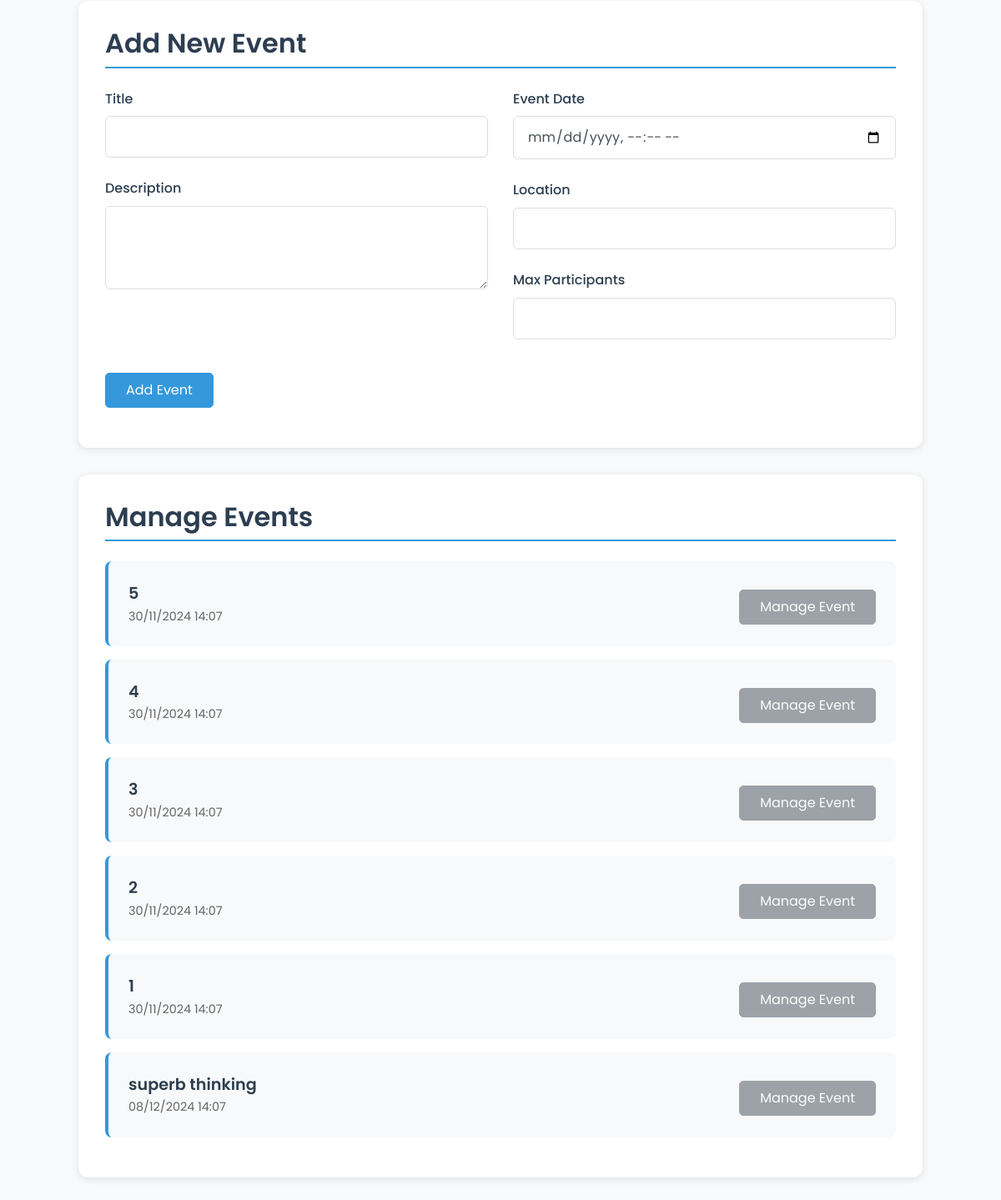
Page /admin (signed in, lower part) on the earlier database version.
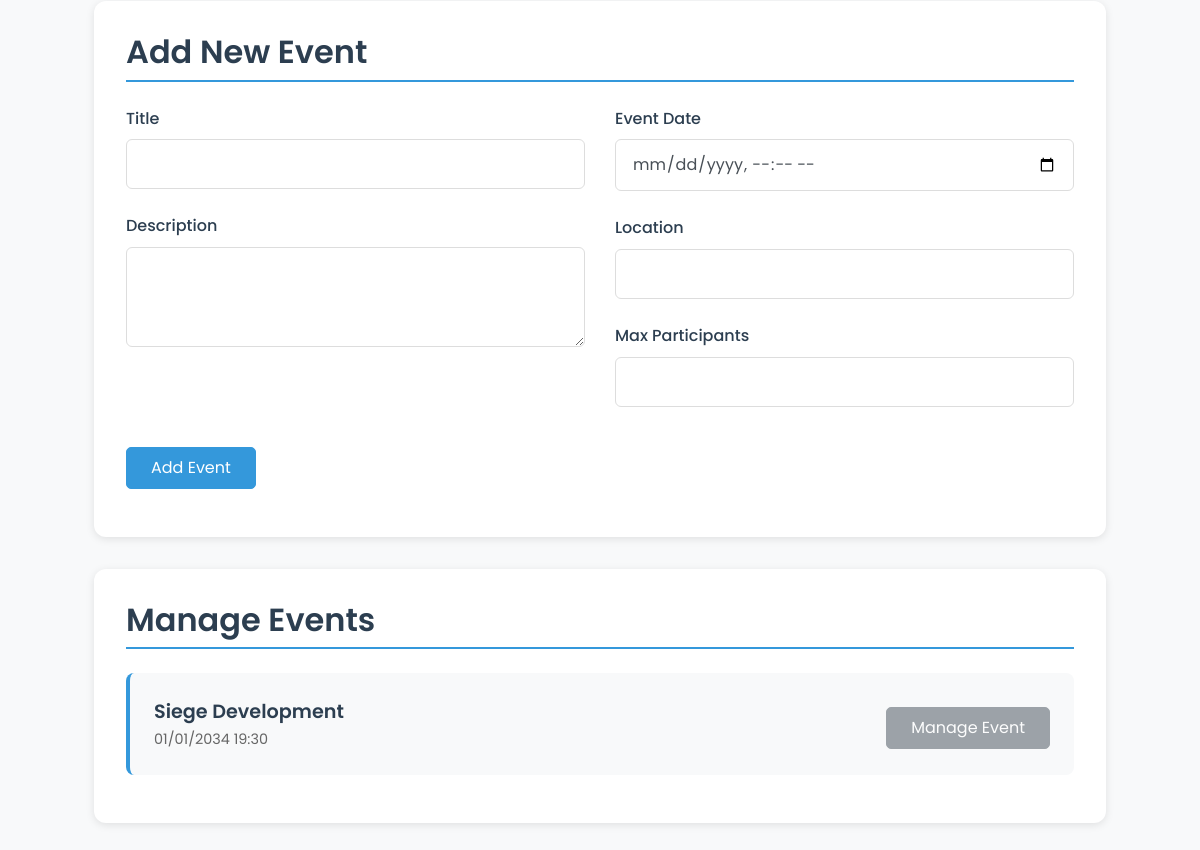
Same page on the later database version.
### tables this page shows
CREATE TABLE `events` (`created` TEXT DEFAULT (strftime('%Y-%m-%d %H:%M:%fZ')) NOT NULL, `desc` TEXT DEFAULT '' NOT NULL, `event_date` TEXT DEFAULT '' NOT NULL, `id` TEXT PRIMARY KEY DEFAULT ('r'||lower(hex(randomblob(7)))) NOT NULL, `location` TEXT DEFAULT '' NOT NULL, `max_participants` NUMERIC DEFAULT 0 NOT NULL, `title` TEXT DEFAULT '' NOT NULL, `updated` TEXT DEFAULT (strftime('%Y-%m-%d %H:%M:%fZ')) NOT NULL, "participants" NUMERIC DEFAULT 0 NOT NULL);

### main.py (the view, shortened to what this page needs)
@app.route('/admin', methods=['GET', 'POST'])
def admin():
    if not is_logged_in():
        flash('Access denied.', 'danger')
        return redirect(url_for('login'))
    if not is_admin():
        flash('Access denied.', 'danger')
        return redirect(url_for('home'))
    conn = get_db_connection()
    cursor = conn.cursor()
    cursor.execute('SELECT * FROM users')
    users = cursor.fetchall()
    cursor.execute('SELECT * FROM events')
    events = cursor.fetchall()
    close_db_connection(conn)
    e = []
    for event in events:
        event_dict = dict(event)
        event_dict['event_date'] = datetime.strptime(event['event_date'], "%Y-%m-%d %H:%M:%S.000Z").strftime("%d/%m/%Y %H:%M")
        e.append(event_dict)
    return render_template('admin.html', users=users, events=e, is_logged_in=is_logged_in, is_admin=is_admin)

### main.py (called while the page is built)
def is_logged_in():
    return 'user_id' in session

def is_admin():
    if not is_logged_in():
        pass
    else:
        conn = get_db_connection()
        cursor = conn.cursor()
        cursor.execute('SELECT * FROM users WHERE email = ?', (session['email'],))
        user = cursor.fetchone()
        close_db_connection(conn)
        return user['admin']

def get_db_connection():
    conn = sqlite3.connect(r'pb_data\data.db')
    conn.row_factory = sqlite3.Row
    return conn

def close_db_connection(conn):
    conn.close()

### templates/admin.html (shortened to what this page needs)
{% extends 'base.html' %}
{% block content %}
<div class="admin-dashboard">
    <div class="admin-card">
        <h2>Add New Event</h2>
        <form method="POST">
            <div class="row">
                <div class="col-md-6">
                    <div class="form-group">
                        <label for="title">Title</label>
                        <input class="form-control" type="text" id="title" name="title" required>
                    </div>
                    <div class="form-group">
                        <label for="desc">Description</label>
                        <textarea class="form-control" id="desc" name="desc" rows="3" required></textarea>
                    </div>
                </div>
                <div class="col-md-6">
                    <div class="form-group">
                        <label for="event_date">Event Date</label>
                        <input class="form-control" type="datetime-local" id="event_date" name="event_date" required>
                    </div>
                    <div class="form-group">
                        <label for="location">Location</label>
                        <input class="form-control" type="text" id="location" name="location" required>
                    </div>
                    <div class="form-group">
                        <label for="max_p">Max Participants</label>
                        <input class="form-control" type="number" id="max_p" name="max_p" required>
                    </div>
                </div>
            </div>
            <div class="admin-actions">
                <button class="btn btn-primary" type="submit" name="action" value="add_event">Add Event</button>
            </div>
        </form>
    </div>
    <div class="admin-card">
        <h2>Manage Events</h2>
        <ul class="events-list">
            {% for event in events %}
                <li class="event-item">
                    <div class="event-info">
                        <div class="event-title">{{ event['title'] }}</div>
                        <div class="event-date">{{ event['event_date'] }}</div>
                    </div>
                        <button class="btn btn-secondary mt-2" disabled>Manage Event</button>
                </li>
            {% endfor %}
        </ul>
    </div>
</div>
{% endblock %}

Differences in the rows shown:
removed events: title "5", event_date "30/11/2024 14:07"
removed events: title "4", event_date "30/11/2024 14:07"
removed events: title "3", event_date "30/11/2024 14:07"
removed events: title "2", event_date "30/11/2024 14:07"
removed events: title "1", event_date "30/11/2024 14:07"
removed events: title "superb thinking", event_date "08/12/2024 14:07"
added events: title "Siege Development", event_date "01/01/2034 19:30"
